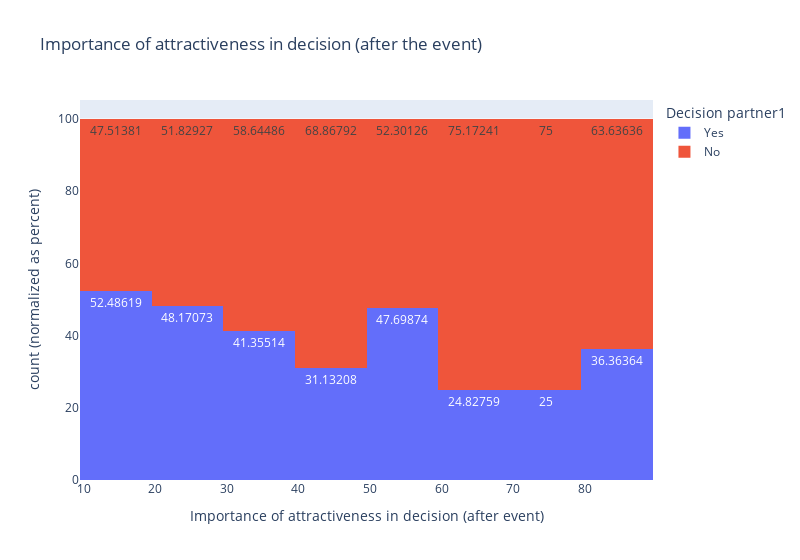

Source (notebook cell):
### Code cell
fig=px.histogram(df_base,width=800,barnorm = 'percent',x='Importance of attractiveness in decision (after event)',color='Decision partner1',text_auto=True, nbins=9, title='Importance of attractiveness in decision (after the event)')
fig.show()

### Figure 1 — Plotly figure (JSON) as saved in the notebook; plotly's stock layout.template omitted (floating-point values rounded to 4 significant figures; data arrays with more than 128 entries replaced by an {"elided": "..."} marker saying what was removed)
{"data": [{"alignmentgroup": "True", "bingroup": "x", "hovertemplate": "Decision partner1=Yes<br>Importance of attractiveness in decision (after event)=%{x}<br>count (normalized as percent)=%{y}<extra></extra>", "legendgroup": "Yes", "marker": {"color": "#636efa", "pattern": {"shape": ""}}, "name": "Yes", "nbinsx": 9, "offsetgroup": "Yes", "orientation": "v", "showlegend": true, "texttemplate": "%{value}", "type": "histogram", "x": {"elided": "3518 int values"}, "xaxis": "x", "yaxis": "y"}, {"alignmentgroup": "True", "bingroup": "x", "hovertemplate": "Decision partner1=No<br>Importance of attractiveness in decision (after event)=%{x}<br>count (normalized as percent)=%{y}<extra></extra>", "legendgroup": "No", "marker": {"color": "#EF553B", "pattern": {"shape": ""}}, "name": "No", "nbinsx": 9, "offsetgroup": "No", "orientation": "v", "showlegend": true, "texttemplate": "%{value}", "type": "histogram", "x": {"elided": "4860 int values"}, "xaxis": "x", "yaxis": "y"}], "layout": {"barmode": "relative", "barnorm": "percent", "legend": {"title": {"text": "Decision partner1"}, "tracegroupgap": 0}, "title": {"text": "Importance of attractiveness in decision (after the event)"}, "width": 800, "xaxis": {"anchor": "y", "domain": [0, 1], "title": {"text": "Importance of attractiveness in decision (after event)"}}, "yaxis": {"anchor": "x", "domain": [0, 1], "title": {"text": "count (normalized as percent)"}}}}
